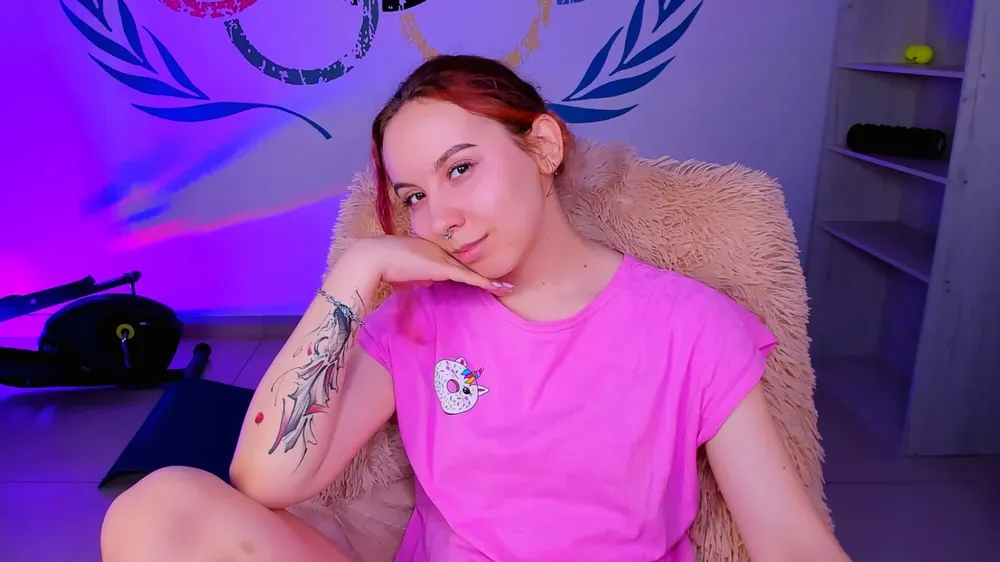
#> input picture steg/01c9708b898d94c94fcbf970d02f7d77-full.webp, 1000 x 562 px, shrunk from 1920 x 1080 before the run, given in place of 01c9708b898d94c94fcbf970d02f7d77-full.jpeg, which was not available
$ python fttmap1.py
#> lines starting #> are read from the running program, lines starting #| are printed output that depends on the picture; pictures that were not available may be replaced by others from this repository, and a replacement may not be noted
import matplotlib
matplotlib.use('TkAgg')
import numpy as np
import matplotlib.pyplot as plt
import cv2
from mpl_toolkits.axes_grid1 import make_axes_locatable
import tkinter as tk
from tkinter import simpledialog

# Function to run fttmap with given coordinates
def run_fttmap(x, y, radius):
    import subprocess
    subprocess.run(['python', 'fttmap.py', str(x), str(y), str(radius)])

# Load the image
image = cv2.imread('01c9708b898d94c94fcbf970d02f7d77-full.jpeg', 0)  # Load in grayscale
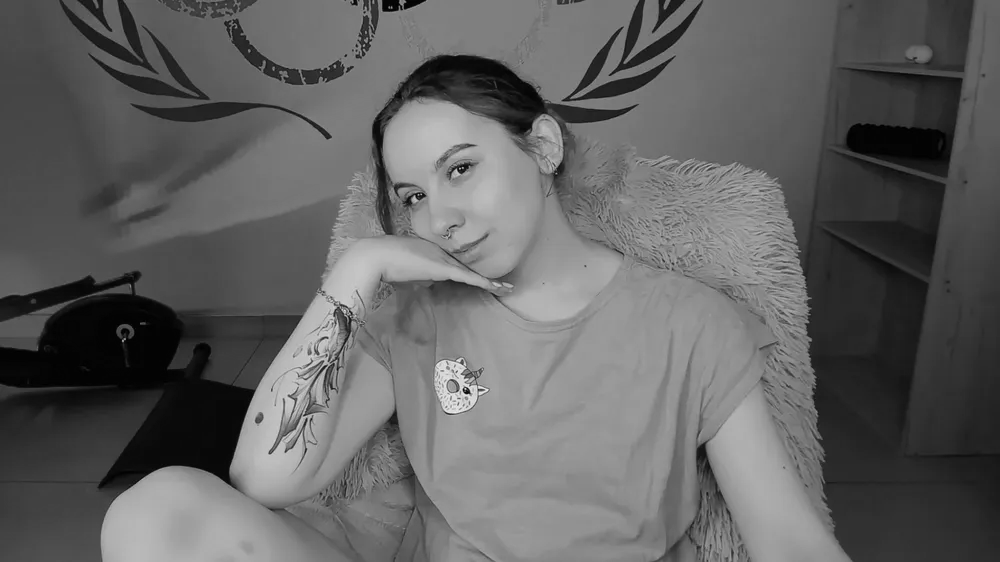
#> image: shape (562, 1000); min 0, max 240, mean 97.6

# Perform FFT
f = np.fft.fft2(image)
fshift = np.fft.fftshift(f)
magnitude_spectrum = 20 * np.log(np.abs(fshift))
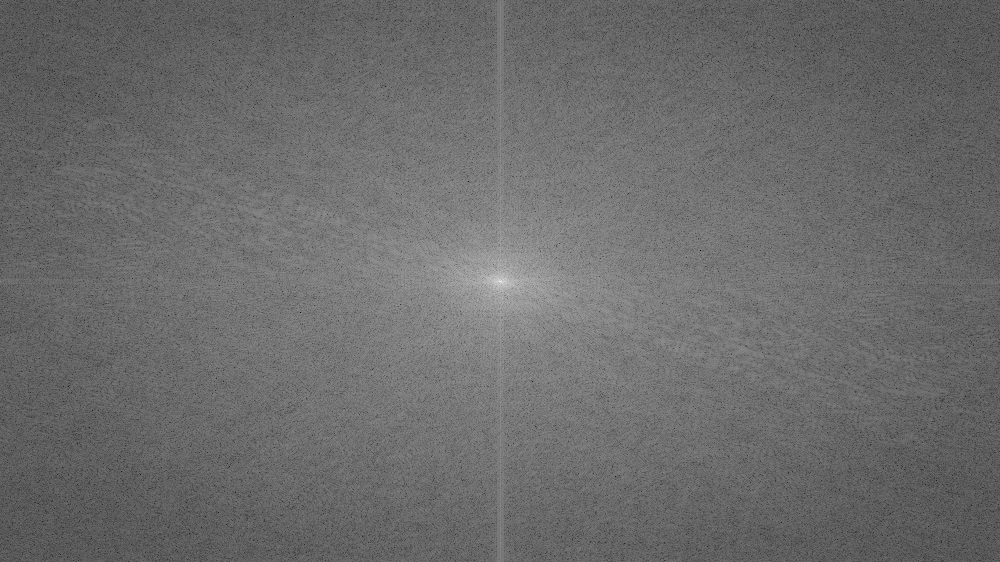
#> magnitude_spectrum: shape (562, 1000) float64; min 15.01, max 356.4, mean 159.4; drawn with min black and max white

# Plot the original image
plt.figure()
plt.imshow(image, cmap='gray')
plt.title('Input Image')
plt.grid(True)
plt.show()

# Plot the magnitude spectrum
plt.figure()
plt.imshow(magnitude_spectrum, cmap='gray')
plt.title('Magnitude Spectrum')
plt.grid(True)
plt.show()

# Create a simple GUI for coordinate input
root = tk.Tk()
root.withdraw()  # Hide the root window

x = simpledialog.askinteger("Input", "Enter X coordinate:")
y = simpledialog.askinteger("Input", "Enter Y coordinate:")
radius = simpledialog.askinteger("Input", "Enter radius:")

if x is not None and y is not None and radius is not None:
    run_fttmap(x, y, radius)
